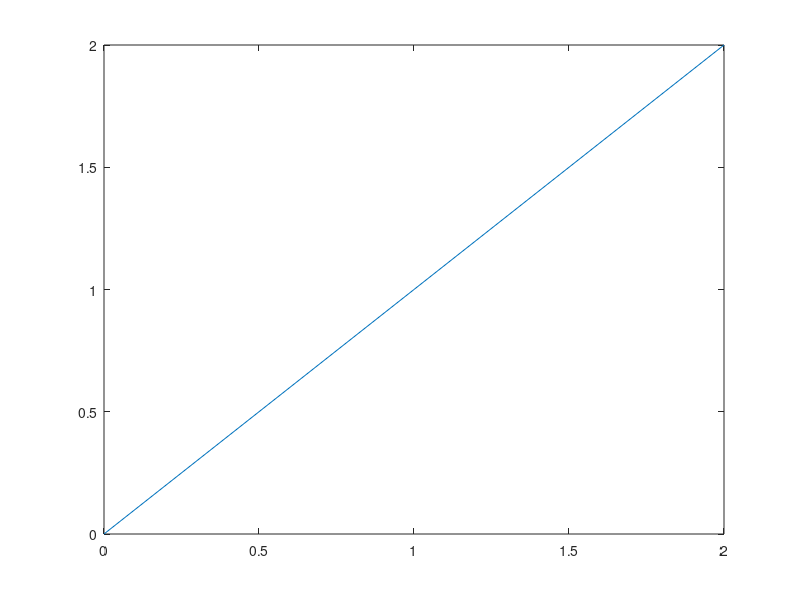
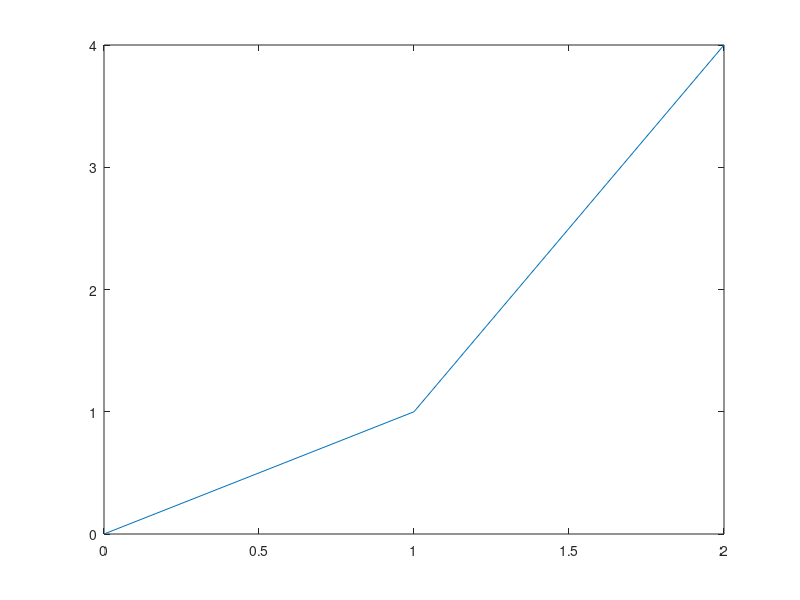

Here is the MATLAB script that generated these plots, in order:
x = [0, 1, 2];
figure('visible', 'off');
plot(x, x);
print('-dpng', 'figure_one.png');
figure('visible', 'off');
plot(x, x.^2);
print('-dpng', 'figure_two.png');
